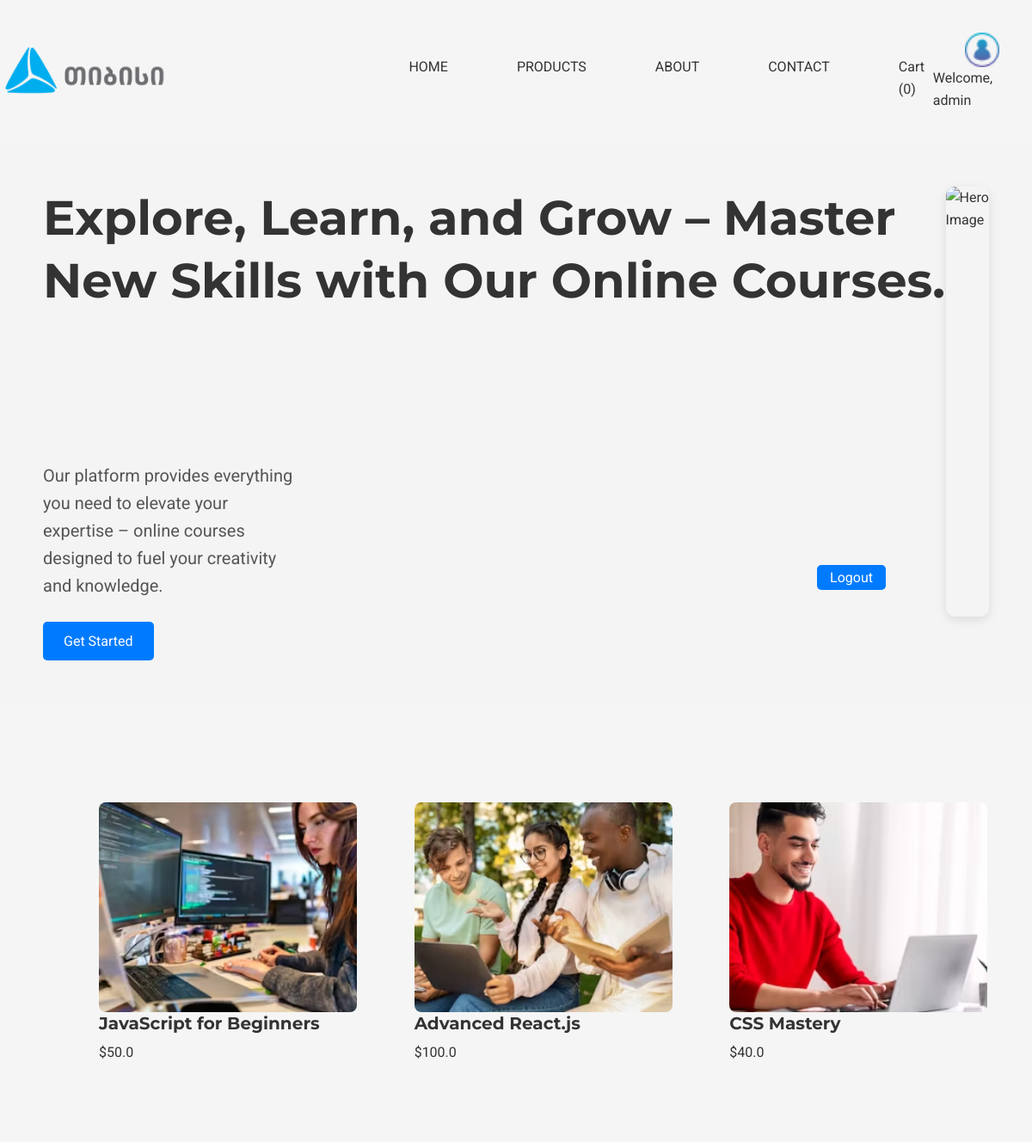
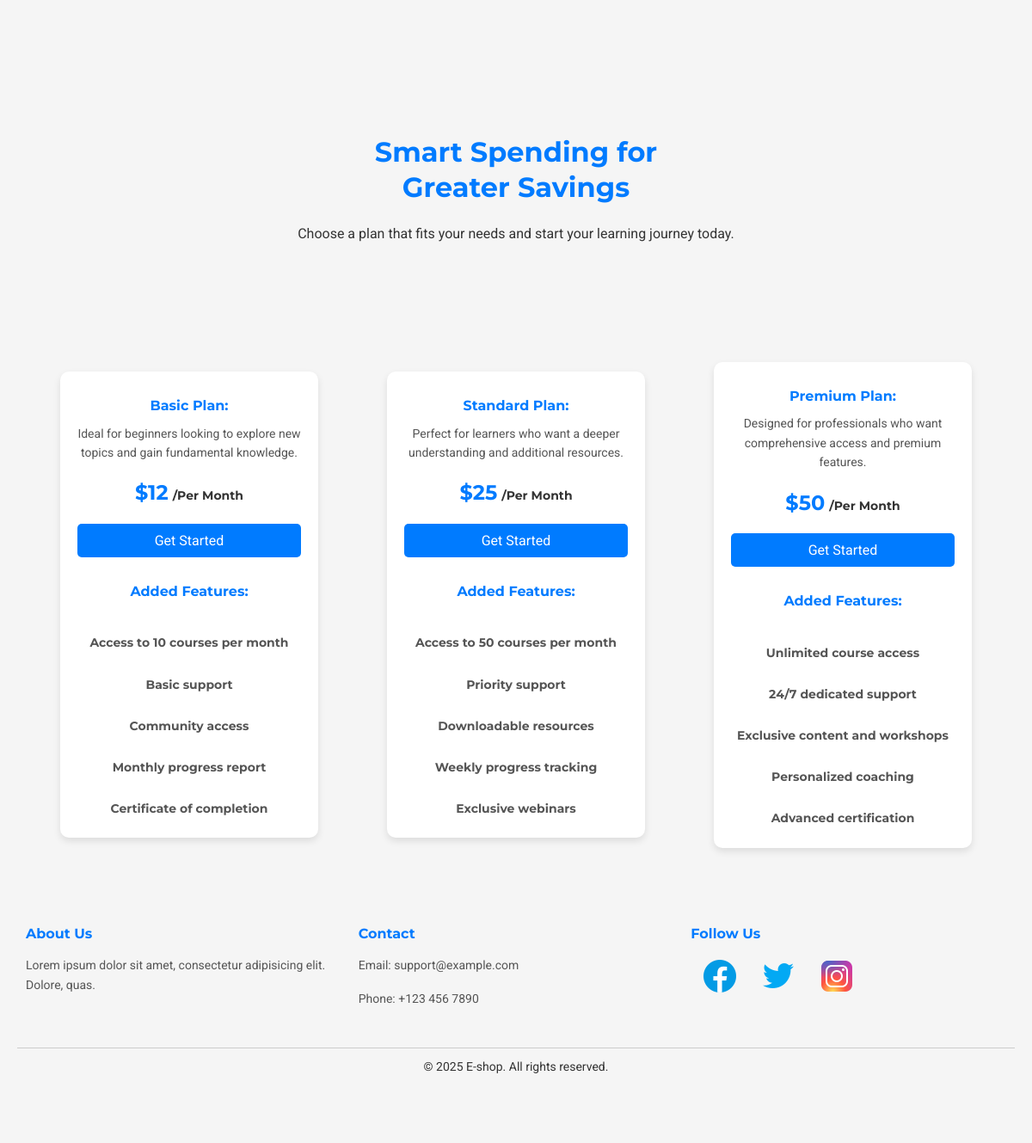
Screenshot of / (signed in) with the database file from the repository (2 pictures, top to bottom).
### models.py (models this page shows, shortened)
class User(db.Model, UserMixin):
    id = db.Column(db.Integer, primary_key=True)
    username = db.Column(db.String(150), unique=True, nullable=False)
    email = db.Column(db.String(150), unique=True, nullable=False)
    password_hash = db.Column(db.String(128))
    is_admin = db.Column(db.Boolean, default=False)

class Course(db.Model):
    id = db.Column(db.Integer, primary_key=True)
    name = db.Column(db.String(100), nullable=False)
    price = db.Column(db.Float, nullable=False)
    file = db.Column(db.String(255), nullable=False)
    category_id = db.Column(db.Integer, db.ForeignKey('category.id'), nullable=False)

### routes.py (the view)
    @app.route('/')
    def home():
        popular_products = Course.query.limit(9).all()
        return render_template('index.html', popular_products=popular_products)

### app.py (called while the page is built)
@login_manager.user_loader
def load_user(user_id):
    return User.query.get(int(user_id))

### templates/index.html (shortened to what this page needs)
{% extends 'base.html' %} {% block content %}
<div class="wrapper-hero">
  <div class="hero-info">
    <h1>
      Explore, Learn, and Grow – Master New Skills with Our Online Courses.
    </h1>
    <div>
      <img
        src="{{ url_for('static', filename='assets/pexels-roman-odintsov-5912280.jpg') }}"
        alt="Hero Image"
      />
    </div>
  </div>
  <div>
    <p>
      Our platform provides everything you need to elevate your expertise –
      online courses designed to fuel your creativity and knowledge.
    </p>
    <div class="hero-btns">
      <button><a href="{{ url_for('home') }}">Get Started</a></button>
    </div>
  </div>
</div>
<div class="popular-products-carousel">
  <div class="carousel-container">
    <div class="carousel-inner">
      {% for product in popular_products %}
      <div class="carousel-item">
        <img
          src="{{ url_for('static', filename=product.file) }}"
          alt="{{ product.name }}"
        />
        <h3>{{ product.name }}</h3>
        <p>${{ product.price }}</p>
      </div>
      {% endfor %}
    </div>
  </div>
</div>
<div class="subscription-container">
  <div class="subscription-introduction">
    <h2>
      Smart Spending for <br />
      Greater Savings
    </h2>
    <p>
      Choose a plan that fits your needs and start your learning journey today.
    </p>
  </div>
  <div class="subscription-wrapper">
    <div class="subscription-card">
      <h4>Basic Plan:</h4>
      <p>
        Ideal for beginners looking to explore new topics and gain fundamental
        knowledge.
      </p>
      <div class="price-container">
        <h2>$12</h2>
        <h5>/Per Month</h5>
      </div>
      <button>Get Started</button>
      <div class="features-list">
        <h4>Added Features:</h4>
        <div>
          <h4>Access to 10 courses per month</h4>
          <h4>Basic support</h4>
          <h4>Community access</h4>
          <h4>Monthly progress report</h4>
          <h4>Certificate of completion</h4>
        </div>
      </div>
    </div>
    <div class="subscription-card">
      <h4>Standard Plan:</h4>
      <p>
        Perfect for learners who want a deeper understanding and additional
        resources.
      </p>
      <div class="price-container">
        <h2>$25</h2>
        <h5>/Per Month</h5>
      </div>
      <button>Get Started</button>
      <div class="features-list">
        <h4>Added Features:</h4>
        <div>
          <h4>Access to 50 courses per month</h4>
          <h4>Priority support</h4>
          <h4>Downloadable resources</h4>
          <h4>Weekly progress tracking</h4>
          <h4>Exclusive webinars</h4>
        </div>
      </div>
    </div>
    <div class="subscription-card">
      <h4>Premium Plan:</h4>
      <p>
        Designed for professionals who want comprehensive access and premium
        features.
      </p>
      <div class="price-container">
        <h2>$50</h2>
        <h5>/Per Month</h5>
      </div>
      <button>Get Started</button>
      <div class="features-list">
        <h4>Added Features:</h4>
        <div>
          <h4>Unlimited course access</h4>
          <h4>24/7 dedicated support</h4>
          <h4>Exclusive content and workshops</h4>
          <h4>Personalized coaching</h4>
          <h4>Advanced certification</h4>
        </div>
      </div>
    </div>
  </div>
</div>
<footer class="footer-container">
  <div class="footer-content">
    <div class="footer-section">
      <h4>About Us</h4>
      <p>
        Lorem ipsum dolor sit amet, consectetur adipisicing elit. Dolore, quas.
      </p>
    </div>
    <div class="footer-section">
      <h4>Contact</h4>
      <p>Email: support@example.com</p>
      <p>Phone: +123 456 7890</p>
    </div>
    <div class="footer-section">
      <h4>Follow Us</h4>
      <div class="social-icons">
        <a href="#"
          ><i class="fab fa-facebook"
            ><img
              src="{{ url_for('static', filename='assets/icons8-facebook-logo-48.png') }}"
              alt="" /></i
        ></a>
        <a href="#"
          ><i class="fab fa-twitter"
            ><img src="../static/assets/icons8-twitter-48.png" alt="" /></i
        ></a>
        <a href="#"
          ><i class="fab fa-instagram"
            ><img
              src="../static/assets/icons8-instagram-logo-48.png"
              alt="" /></i
        ></a>
      </div>
    </div>
  </div>
  <div class="footer-bottom">
    <p>&copy; 2025 E-shop. All rights reserved.</p>
  </div>
</footer>
{% endblock %}

### templates/navbar.html (shortened to what this page needs)
<!DOCTYPE html>
<html lang="en">
  <head>
  </head>
  <body>
    <nav>
      <div class="wrapper-navbar">
        <div>
          <a href="/">
            <img src="../static/assets/თიბისი.png" alt="TBC-LOGO"
          /></a>
        </div>
        <ul>
          <li><a href="/">HOME</a></li>
          <li><a href="courses">PRODUCTS</a></li>
          <li><a href="about">ABOUT</a></li>
          <li><a href="contact">CONTACT</a></li>
          <span><a href="/add_to_cart">Cart ({{ cart_items|length }})</a></span>
        </ul>
         {% if session.get('user_id') %}
        <div class="account-info">
          <img
            src="../static/assets/user.png"
            alt="Account Icon"
            style="width: 40px"
          />
          <span>Welcome, {{ session["username"] }}</span>
          <button class="logout-btn">
            <a href="{{ url_for('logout') }}" class="btn btn-danger">Logout</a>
          </button>
        </div>
        {% else %}
        <button><a href="/login">Login</a></button>
        {% endif %}
      </div>
    </nav>
  </body>
</html>

### static/navbar.css (style rules this page uses)
.wrapper-navbar { display: flex; justify-content: space-between; align-items: center; max-width: 1440px; margin: auto; padding: 35px 0; }
.wrapper-navbar div img { width: 200px; }
ul { display: flex; gap: 80px; padding-top: 30px; padding-left: 280px; }
ul li { cursor: pointer; }
.account-info { display: flex; flex-direction: column; }
.account-info img { margin: auto; }
.logout-btn { position: absolute; right: 170px; bottom: 87%; padding: 5px; }

### static/courses.css (style rules this page uses)
h3 { font-size: 20px; }
h5 { padding-top: 3px; }

### rows the page displays
User: username "admin"
Course: file (picture), name "JavaScript for Beginners", price "50.0"
Course: file (picture), name "Advanced React.js", price "100.0"
Course: file (picture), name "CSS Mastery", price "40.0"

### other values shown
{{ cart_items|length }} "0"
